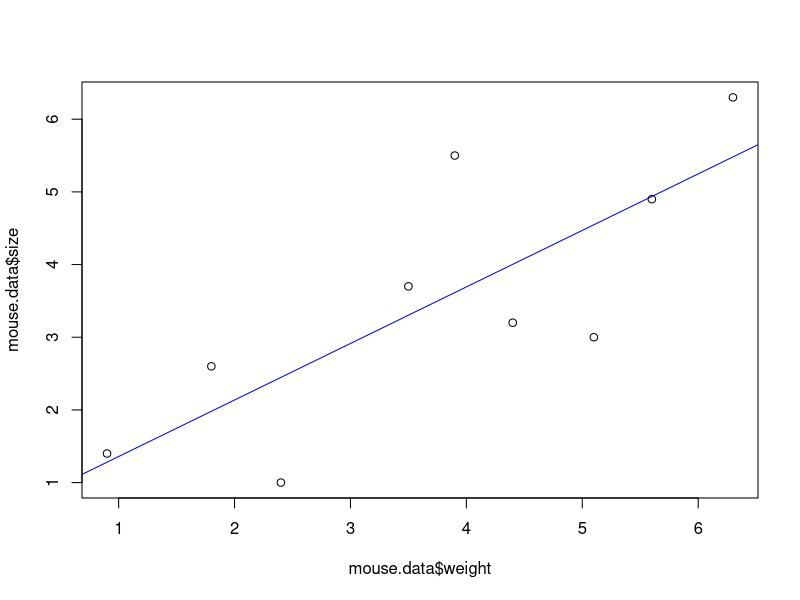
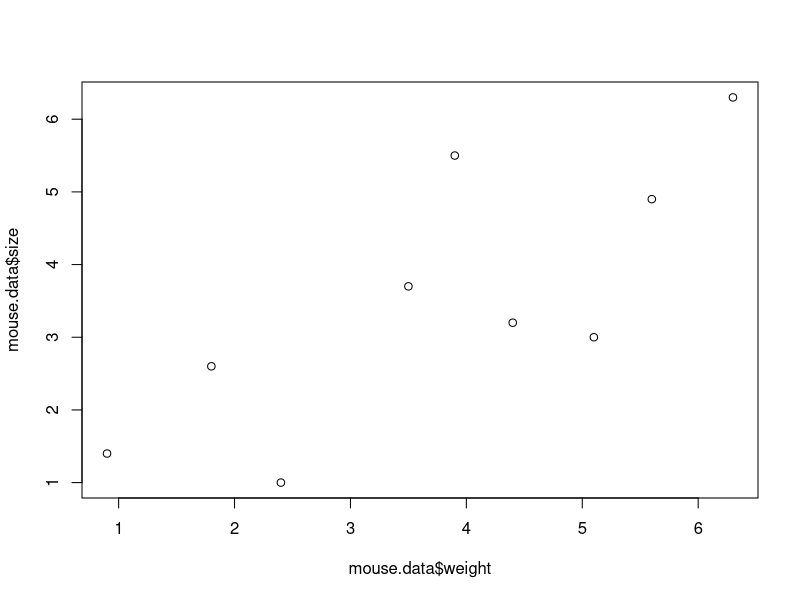
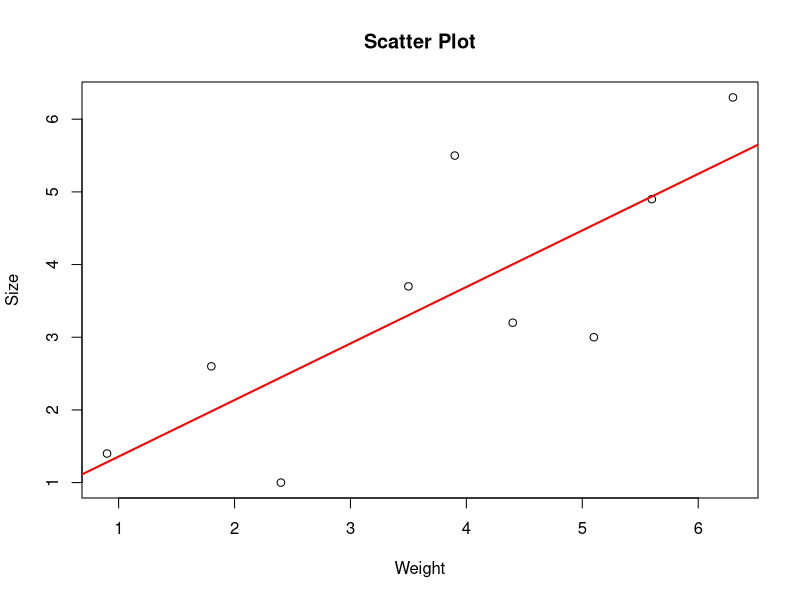
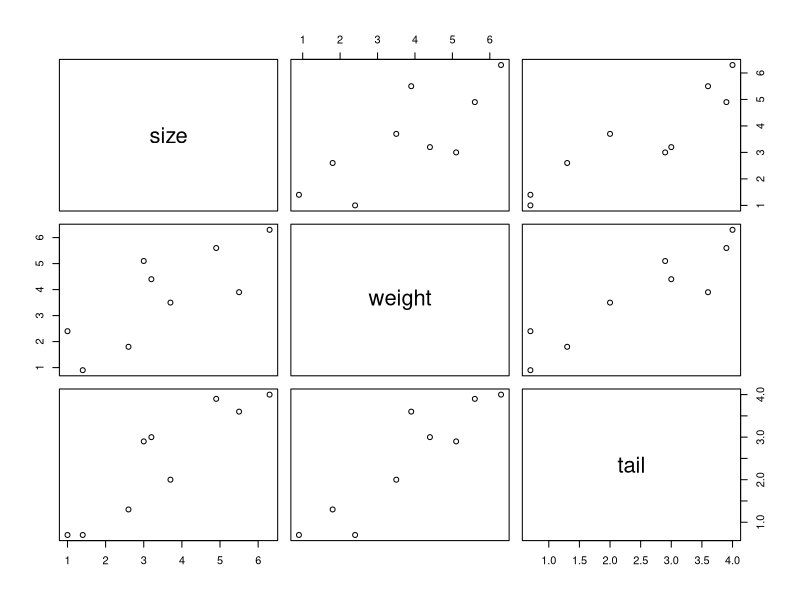
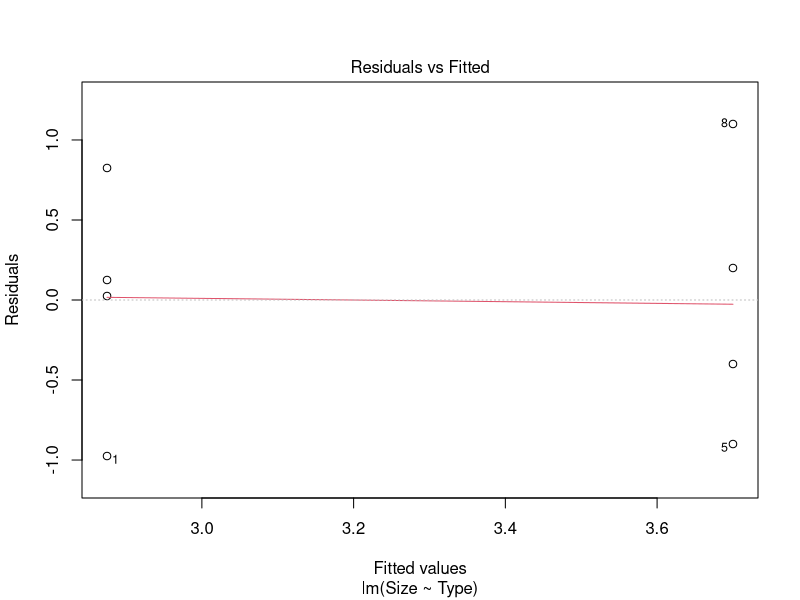
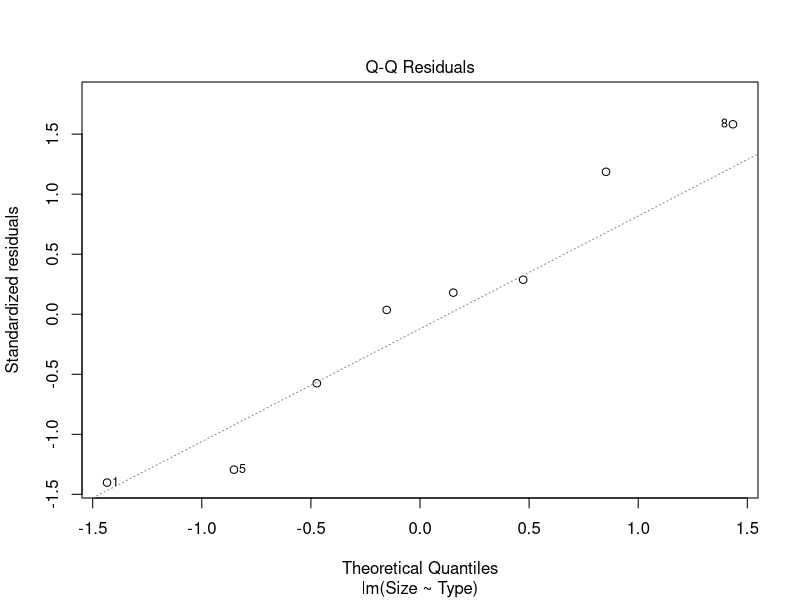
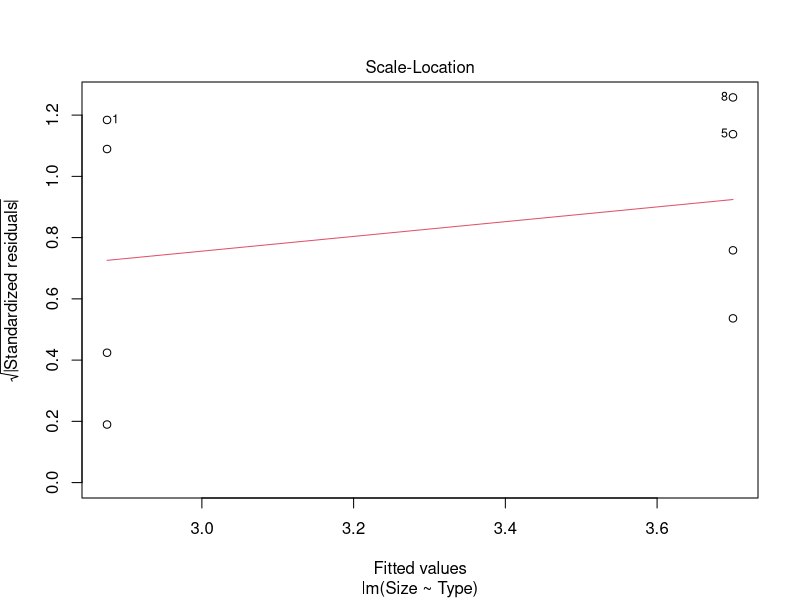
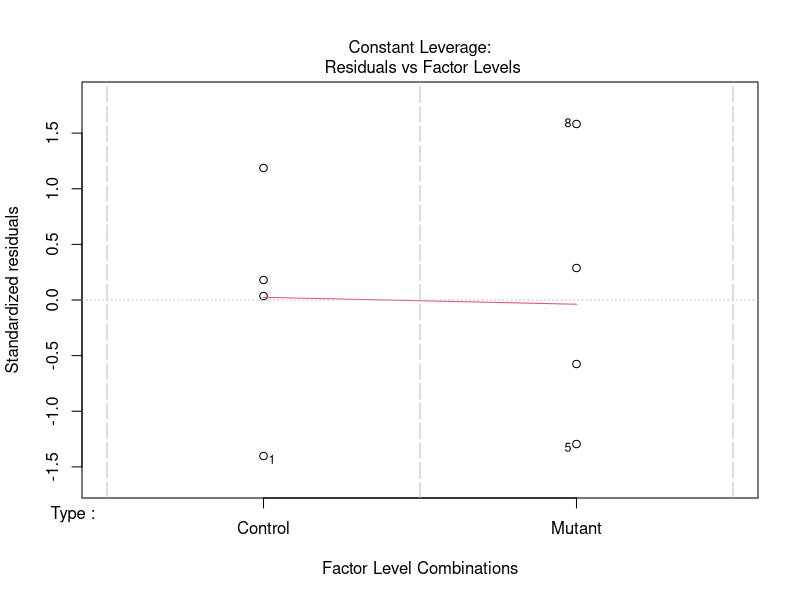

Generate these figures, in order, with R:
## ---- chunk 1
library(ggplot2)
library(dplyr)
## ---- chunk 2
mouse.data <- data.frame(
weight=c(0.9, 1.8, 2.4, 3.5, 3.9, 4.4, 5.1, 5.6, 6.3),
size=c(1.4, 2.6, 1.0, 3.7, 5.5, 3.2, 3.0, 4.9, 6.3))
mouse.data
## ---- chunk 3
plot(mouse.data$weight, mouse.data$size)
## ---- chunk 4
mouse.regression <- lm(size~ weight, data=mouse.data)
## ---- chunk 5
summary(mouse.regression)
## ---- chunk 6
abline(mouse.regression, col="blue")
## ---- chunk 7
mouse.data <- data.frame(
size= c(1.4, 2.6, 1.0, 3.7, 5.5, 3.2, 3.0, 4.9, 6.3),
weight = c(0.9, 1.8, 2.4, 3.5, 3.9, 4.4, 5.1, 5.6, 6.3),
tail = c(0.7, 1.3, 0.7, 2.0, 3.6, 3.0, 2.9, 3.9, 4.0))
mouse.data
## ---- chunk 8
plot(mouse.data$weight, mouse.data$size)
## ---- chunk 9
simple.regression <- lm(size~ weight, data=mouse.data)
## ---- chunk 10
summary(simple.regression)
## ---- chunk 11
plot(mouse.data$weight, mouse.data$size, main = "Scatter Plot", xlab = "Weight", ylab = "Size")
# Fit a simple linear regression model
simple.regression <- lm(size ~ weight, data = mouse.data)

# Add regression line to the plot
abline(simple.regression, col = "red", lwd = 2)
## ---- chunk 12
plot(mouse.data)
## ---- chunk 13
multipe.regression = lm(size ~ weight + tail, data = mouse.data)
summary(multipe.regression)
## ---- chunk 14
Type <- factor(c(
rep("Control", times=4),
rep("Mutant", times=4)))
Weight <- c(2.4, 3.5, 4.4, 4.9, 1.7, 2.8, 3.2, 3.9)
Size <- c(1.9, 3, 2.9, 3.7, 2.8, 3.3, 3.9, 4.8)
model.matrix(~Type+Weight)
## ---- chunk 15
model = lm(Size ~ Type)
summary(model)
## ---- chunk 16
Lab <- factor(c(
rep("A", times=6),
rep("B", times=6)))
Type <- factor(c(
rep("Control", times=3),
rep("Mutant", times=3),
rep("Control", times=3),
rep("Mutant", times=3)))
Expression <-c(
1.7, 2, 2.2,
3.1, 3.6, 3.9,
0.9, 1.2, 1.9,
1.8, 2.2, 2.9)
## ---- chunk 17
model.matrix(~Lab+Type)
## ---- chunk 18
plot(model)
## ---- chunk 19
batch.lm <- lm(Expression ~ Lab)
summary(batch.lm)
